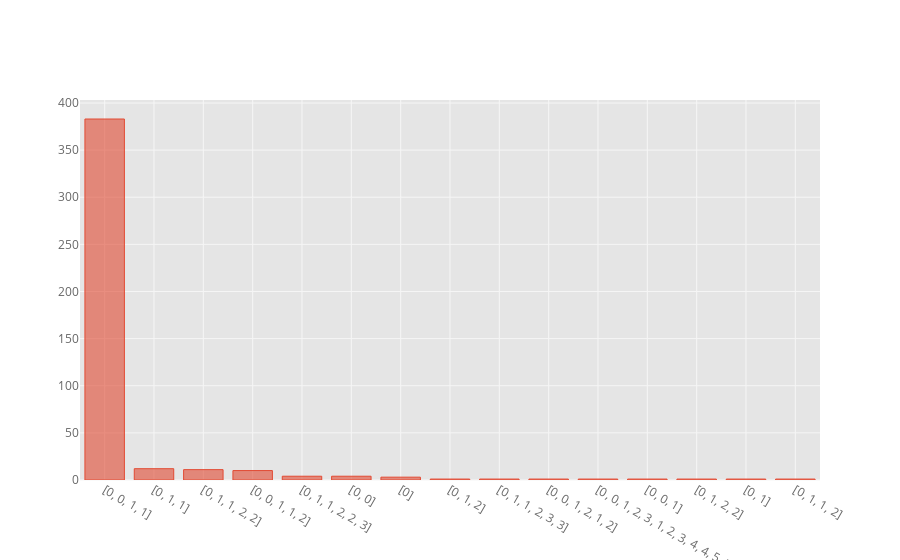

The code cell stored with this chart in its notebook:
### Markdown cell above
### Sections

### Code cell
print('The vast majority of the dances is notated in two repeated sections, AABB.')
section_order.sections.value_counts().iplot('bar')

### Figure 1 — Plotly figure (JSON) as saved in the notebook; plotly's stock layout.template omitted (floating-point values rounded to 4 significant figures)
{"data": [{"marker": {"color": "rgba(226, 74, 51, 0.6)", "line": {"color": "rgba(226, 74, 51, 1.0)", "width": 1}}, "name": "sections", "orientation": "v", "text": "", "type": "bar", "uid": "e4140180-3b0d-4900-b23c-bb884dab832a", "x": ["[0, 0, 1, 1]", "[0, 1, 1]", "[0, 1, 1, 2, 2]", "[0, 0, 1, 1, 2]", "[0, 1, 1, 2, 2, 3]", "[0, 0]", "[0]", "[0, 1, 2]", "[0, 1, 1, 2, 3, 3]", "[0, 0, 1, 2, 1, 2]", "[0, 0, 1, 2, 3, 1, 2, 3, 4, 4, 5, 5, 6]", "[0, 0, 1]", "[0, 1, 2, 2]", "[0, 1]", "[0, 1, 1, 2]"], "y": [383, 12, 11, 10, 4, 4, 3, 1, 1, 1, 1, 1, 1, 1, 1]}], "layout": {"autosize": true, "legend": {"bgcolor": "#FFFFFF", "font": {"color": "#666666"}}, "paper_bgcolor": "#FFFFFF", "plot_bgcolor": "#E5E5E5", "title": {"font": {"color": "#151516"}}, "xaxis": {"autorange": true, "gridcolor": "#F6F6F6", "range": [-0.5, 14.5], "showgrid": true, "tickfont": {"color": "#666666"}, "title": {"font": {"color": "#666666"}, "text": ""}, "type": "category", "zerolinecolor": "#F6F6F6"}, "yaxis": {"autorange": true, "gridcolor": "#F6F6F6", "range": [0, 403.2], "showgrid": true, "tickfont": {"color": "#666666"}, "title": {"font": {"color": "#666666"}, "text": ""}, "type": "linear", "zerolinecolor": "#F6F6F6"}}}
